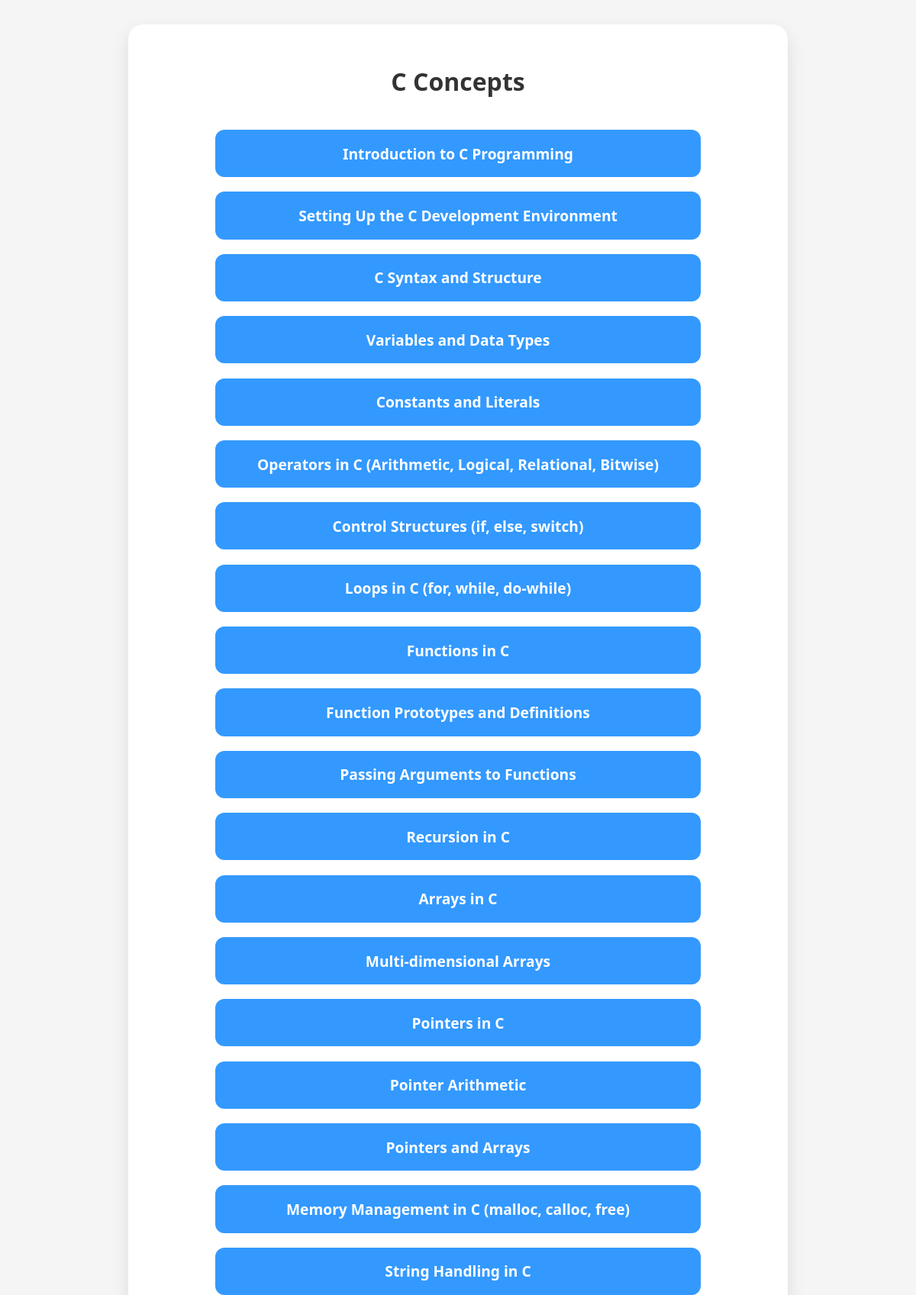
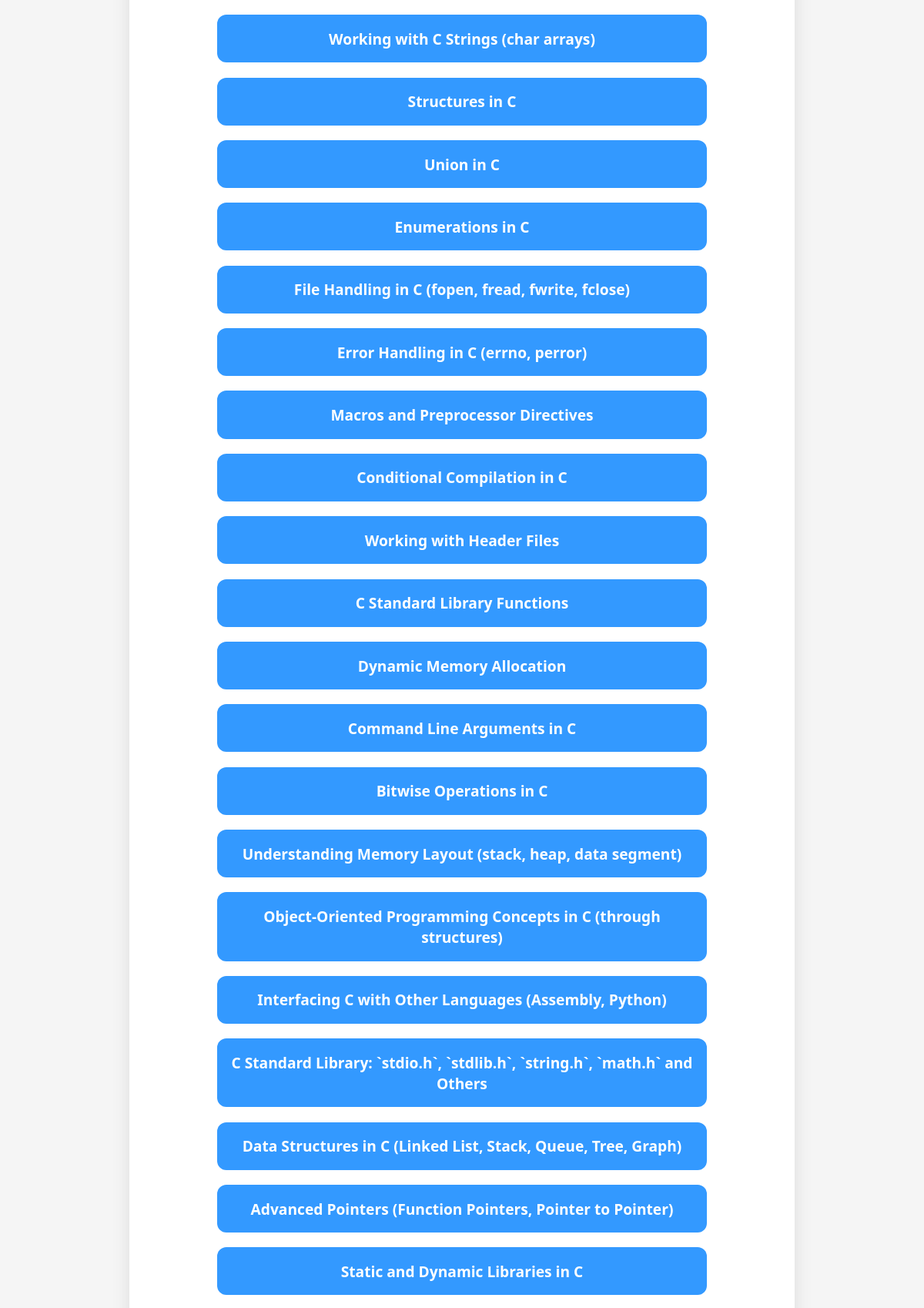
/concepts?language=C (upper part), run on the app's committed database (2 pictures, top to bottom).
### tables this page shows
CREATE TABLE programming_concepts (
        id INTEGER PRIMARY KEY AUTOINCREMENT,
        language TEXT,
        concepts TEXT
    );

### app.py (the view)
@app.route("/concepts")
def show_concepts():
    language = request.args.get("language")
    conn = sqlite3.connect("language.db")
    cur = conn.cursor()
    cur.execute("SELECT concepts FROM programming_concepts WHERE language=?", (language,))
    rows = cur.fetchall()
    conn.close()
    concepts = [row[0] for row in rows]
    return render_template("concepts.html", language=language, concepts=concepts)

### templates/concepts.html (shortened to what this page needs)
<!DOCTYPE html>
<html>
<head>
    <link rel="stylesheet" href="/static/concepts.css">
</head>
<body>
    <div class="card">
        <h1>{{ language }} Concepts</h1>
        <div class="concepts-container">
            {% for concept in concepts %}
                <a href="/quiz?language={{ language }}&concept={{ concept }}" class="concept-btn">{{ concept }}</a>
            {% endfor %}
        </div>
    </div>
</body>
</html>

### static/concepts.css (style rules this page uses)
body { margin: 0; padding: 0; background-color: #f5f5f5; font-family: 'Segoe UI', Tahoma, Geneva, Verdana, sans-serif; display: flex; justify-content: center; align-items: flex-start; min-height: 100vh; }
.card { background-color: white; padding: 2rem; border-radius: 20px; box-shadow: 0 10px 25px rgba(0, 0, 0, 0.1); width: 100%; max-width: 800px; margin-top: 2rem; display: flex; flex-direction: column; align-items: center; }
h1 { margin-bottom: 2rem; font-size: 2rem; color: #333; }
.concepts-container { width: 100%; display: flex; flex-direction: column; align-items: center; }
.concept-btn { width: 90%; max-width: 600px; margin: 0.6rem 0; padding: 1.1rem; background-color: #3399ff; color: white; text-align: center; text-decoration: none; border-radius: 12px; font-size: 1.2rem; font-weight: 600; transition: all 0.2s ease; }

### data on the page
programming_concepts: concepts "Introduction to C Programming"
programming_concepts: concepts "Setting Up the C Development Environment"
programming_concepts: concepts "C Syntax and Structure"
programming_concepts: concepts "Variables and Data Types"
programming_concepts: concepts "Constants and Literals"
programming_concepts: concepts "Operators in C (Arithmetic, Logical, Relational, Bitwise)"
programming_concepts: concepts "Control Structures (if, else, switch)"
programming_concepts: concepts "Loops in C (for, while, do-while)"
programming_concepts: concepts "Functions in C"
programming_concepts: concepts "Function Prototypes and Definitions"
programming_concepts: concepts "Passing Arguments to Functions"
programming_concepts: concepts "Recursion in C"
programming_concepts: concepts "Arrays in C"
programming_concepts: concepts "Multi-dimensional Arrays"
programming_concepts: concepts "Pointers in C"
programming_concepts: concepts "Pointer Arithmetic"
programming_concepts: concepts "Pointers and Arrays"
programming_concepts: concepts "Memory Management in C (malloc, calloc, free)"
programming_concepts: concepts "String Handling in C"
programming_concepts: concepts "Working with C Strings (char arrays)"
programming_concepts: concepts "Structures in C"
programming_concepts: concepts "Union in C"
programming_concepts: concepts "Enumerations in C"
programming_concepts: concepts "File Handling in C (fopen, fread, fwrite, fclose)"
programming_concepts: concepts "Error Handling in C (errno, perror)"
programming_concepts: concepts "Macros and Preprocessor Directives"
programming_concepts: concepts "Conditional Compilation in C"
programming_concepts: concepts "Working with Header Files"
programming_concepts: concepts "C Standard Library Functions"
programming_concepts: concepts "Dynamic Memory Allocation"
programming_concepts: concepts "Command Line Arguments in C"
programming_concepts: concepts "Bitwise Operations in C"
programming_concepts: concepts "Understanding Memory Layout (stack, heap, data segment)"
programming_concepts: concepts "Object-Oriented Programming Concepts in C (through structures)"
programming_concepts: concepts "Interfacing C with Other Languages (Assembly, Python)"
programming_concepts: concepts "C Standard Library: `stdio.h`, `stdlib.h`, `string.h`, `math.h` and Others"
programming_concepts: concepts "Data Structures in C (Linked List, Stack, Queue, Tree, Graph)"
programming_concepts: concepts "Advanced Pointers (Function Pointers, Pointer to Pointer)"
programming_concepts: concepts "Static and Dynamic Libraries in C"

### other printed values
{{ language }} "C"
